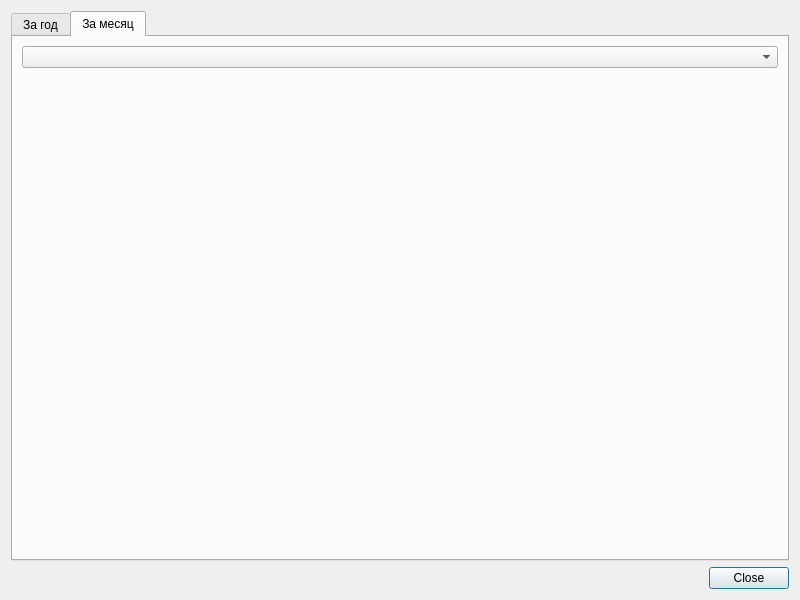
<?xml version="1.0" encoding="UTF-8"?>
<ui version="4.0">
 <class>StatisticsDialog</class>
 <widget class="QDialog" name="StatisticsDialog">
  <property name="geometry">
   <rect>
    <x>0</x>
    <y>0</y>
    <width>800</width>
    <height>600</height>
   </rect>
  </property>
  <property name="windowTitle">
   <string>Статистика загруженности аэропорта</string>
  </property>
  <layout class="QVBoxLayout" name="verticalLayout">
   <item>
    <widget class="QTabWidget" name="tabWidget">
     <property name="currentIndex">
      <number>1</number>
     </property>
     <widget class="QWidget" name="tabYear">
      <attribute name="title">
       <string>За год</string>
      </attribute>
      <layout class="QVBoxLayout" name="verticalLayout_2">
       <item>
        <widget class="QChartView" name="yearChartView" native="true"/>
       </item>
      </layout>
     </widget>
     <widget class="QWidget" name="tabMonth">
      <attribute name="title">
       <string>За месяц</string>
      </attribute>
      <layout class="QVBoxLayout" name="verticalLayout_3">
       <item>
        <widget class="QComboBox" name="monthComboBox"/>
       </item>
       <item>
        <widget class="QChartView" name="monthChartView" native="true"/>
       </item>
      </layout>
     </widget>
    </widget>
   </item>
   <item>
    <widget class="QDialogButtonBox" name="buttonBox">
     <property name="orientation">
      <enum>Qt::Orientation::Horizontal</enum>
     </property>
     <property name="standardButtons">
      <set>QDialogButtonBox::StandardButton::Close</set>
     </property>
    </widget>
   </item>
  </layout>
 </widget>
 <customwidgets>
  <customwidget>
   <class>QChartView</class>
   <extends>QWidget</extends>
   <header>qchartview.h</header>
  </customwidget>
 </customwidgets>
 <resources/>
 <connections>
  <connection>
   <sender>buttonBox</sender>
   <signal>accepted()</signal>
   <receiver>StatisticsDialog</receiver>
   <slot>accept()</slot>
   <hints>
    <hint type="sourcelabel">
     <x>20</x>
     <y>20</y>
    </hint>
    <hint type="destinationlabel">
     <x>20</x>
     <y>20</y>
    </hint>
   </hints>
  </connection>
  <connection>
   <sender>buttonBox</sender>
   <signal>rejected()</signal>
   <receiver>StatisticsDialog</receiver>
   <slot>reject()</slot>
   <hints>
    <hint type="sourcelabel">
     <x>20</x>
     <y>20</y>
    </hint>
    <hint type="destinationlabel">
     <x>20</x>
     <y>20</y>
    </hint>
   </hints>
  </connection>
 </connections>
</ui>
